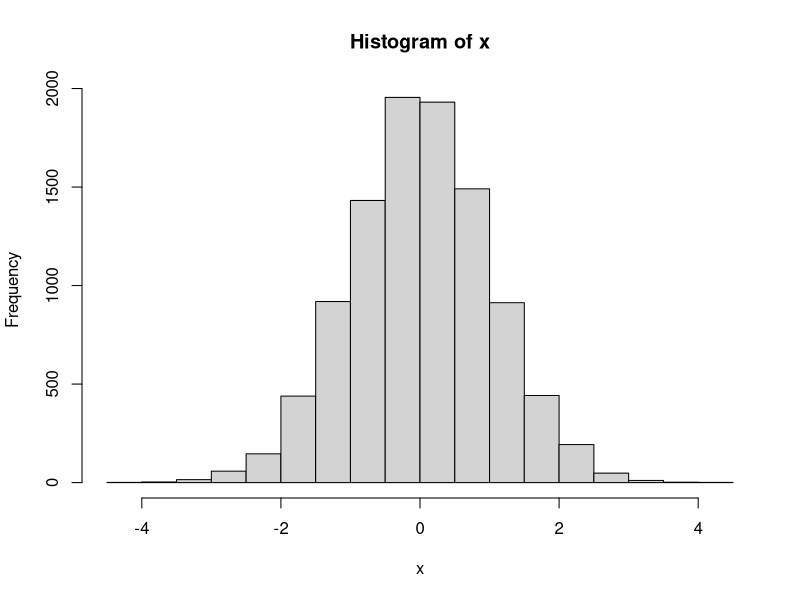
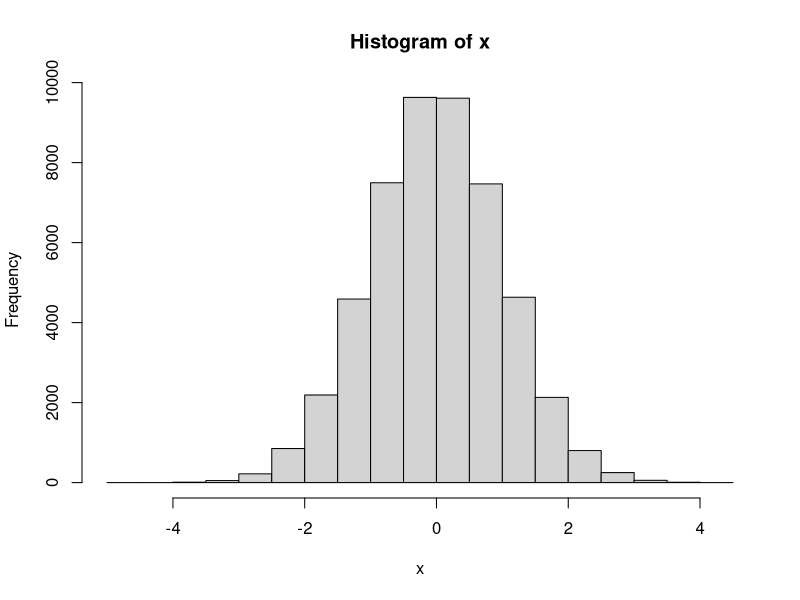

Here is the R script that generated these plots, in order:

x <- rnorm(10000)

png(file='rnorm_300x200.png', width=300, height=200)
hist(x)
invisible(dev.off())

x <- rnorm(50000)

png(file='rnorm_600x400.png', width=600, height=400)
hist(x)
invisible(dev.off())
